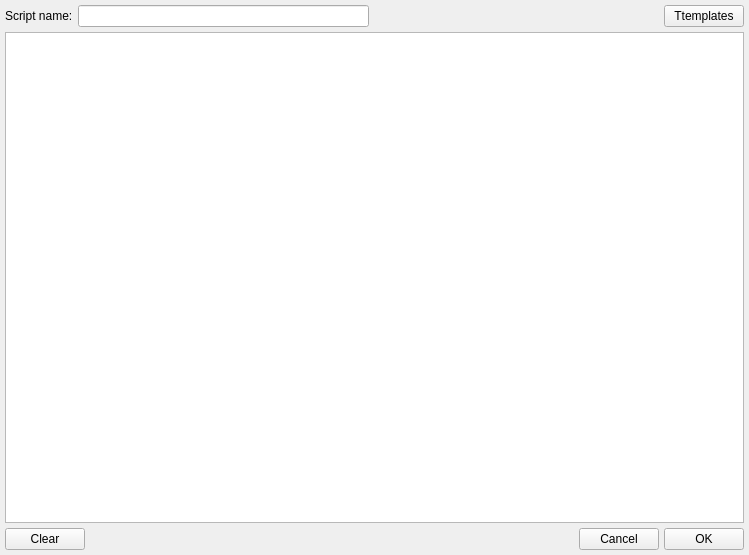
<?xml version="1.0" encoding="UTF-8"?>
<ui version="4.0">
 <class>ScriptEditor</class>
 <widget class="QWidget" name="ScriptEditor">
  <property name="geometry">
   <rect>
    <x>0</x>
    <y>0</y>
    <width>749</width>
    <height>555</height>
   </rect>
  </property>
  <property name="windowTitle">
   <string>Script Editor</string>
  </property>
  <layout class="QVBoxLayout" name="verticalLayout">
   <property name="spacing">
    <number>5</number>
   </property>
   <property name="leftMargin">
    <number>5</number>
   </property>
   <property name="topMargin">
    <number>5</number>
   </property>
   <property name="rightMargin">
    <number>5</number>
   </property>
   <property name="bottomMargin">
    <number>5</number>
   </property>
   <item>
    <layout class="QHBoxLayout" name="horizontalLayout_2" stretch="0,1,1,0">
     <item>
      <widget class="QLabel" name="labelScriptName">
       <property name="text">
        <string>Script name:</string>
       </property>
      </widget>
     </item>
     <item>
      <widget class="QLineEdit" name="lineEditScriptName"/>
     </item>
     <item>
      <spacer name="horizontalSpacer_2">
       <property name="orientation">
        <enum>Qt::Horizontal</enum>
       </property>
       <property name="sizeHint" stdset="0">
        <size>
         <width>40</width>
         <height>20</height>
        </size>
       </property>
      </spacer>
     </item>
     <item>
      <widget class="QPushButton" name="btnTemplates">
       <property name="text">
        <string>Ttemplates</string>
       </property>
      </widget>
     </item>
    </layout>
   </item>
   <item>
    <widget class="QPlainTextEdit" name="textEdit"/>
   </item>
   <item>
    <layout class="QHBoxLayout" name="horizontalLayout">
     <item>
      <widget class="QPushButton" name="btnClear">
       <property name="text">
        <string>Clear</string>
       </property>
       <property name="icon">
        <iconset resource="../../res/res.qrc">
         <normaloff>:/icon_trash.png</normaloff>:/icon_trash.png</iconset>
       </property>
      </widget>
     </item>
     <item>
      <spacer name="horizontalSpacer">
       <property name="orientation">
        <enum>Qt::Horizontal</enum>
       </property>
       <property name="sizeHint" stdset="0">
        <size>
         <width>40</width>
         <height>20</height>
        </size>
       </property>
      </spacer>
     </item>
     <item>
      <widget class="QPushButton" name="btnCancel">
       <property name="text">
        <string>Cancel</string>
       </property>
       <property name="icon">
        <iconset resource="../../res/res.qrc">
         <normaloff>:/icon_cross.png</normaloff>:/icon_cross.png</iconset>
       </property>
      </widget>
     </item>
     <item>
      <widget class="QPushButton" name="btnOk">
       <property name="text">
        <string>OK</string>
       </property>
       <property name="icon">
        <iconset resource="../../res/res.qrc">
         <normaloff>:/icon_ok.png</normaloff>:/icon_ok.png</iconset>
       </property>
      </widget>
     </item>
    </layout>
   </item>
  </layout>
 </widget>
 <resources>
  <include location="../../res/res.qrc"/>
 </resources>
 <connections/>
</ui>
